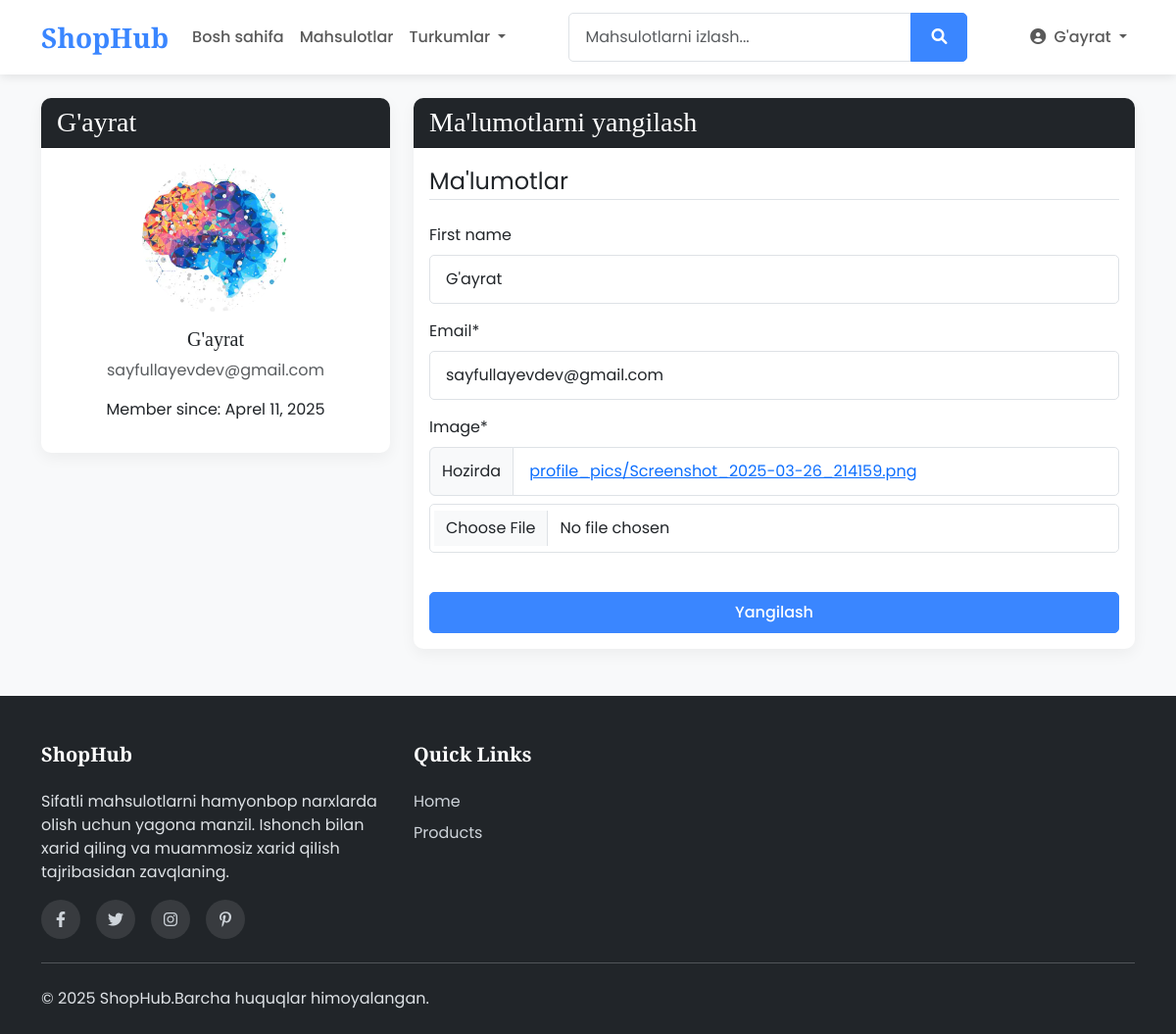
Page /profile/ (signed in) on the committed database.
### accounts/models.py (models this page shows, shortened)
class CustomUser(AbstractBaseUser, PermissionsMixin):
    email = models.EmailField(unique=True)
    first_name = models.CharField(max_length=30, blank=True)
    last_name = models.CharField(max_length=30, blank=True)
    is_active = models.BooleanField(default=True)
    is_staff = models.BooleanField(default=False)
    date_joined = models.DateTimeField(default=timezone.now)
    objects = CustomUserManager()
    USERNAME_FIELD = 'email'
    REQUIRED_FIELDS = []

### users/models.py (models this page shows, shortened)
class Profile(models.Model):
    user = models.OneToOneField(settings.AUTH_USER_MODEL, on_delete=models.CASCADE)
    image = models.ImageField(default='default.jpg', upload_to='profile_pics')
    class Meta:
        verbose_name = "Foydalanuvchilar"
        verbose_name_plural = "Foydalanuvchilar"

### users/views.py (the view)
# urls.py: path('profile/', user_views.profile, name='profile'),
@login_required
def profile(request):
    try:
        profile = request.user.profile
    except Profile.DoesNotExist:
        profile = Profile.objects.create(user=request.user)
    if request.method == 'POST':
        u_form = UserUpdateForm(request.POST, instance=request.user)
        p_form = ProfileUpdateForm(request.POST, request.FILES, instance=profile)
        if u_form.is_valid() and p_form.is_valid():
            u_form.save()
            p_form.save()
            messages.success(request, 'Profilingiz muvaffaqiyatli yangilandi!')
            return redirect('profile')
    else:
        u_form = UserUpdateForm(instance=request.user)
        p_form = ProfileUpdateForm(instance=profile)
    context = {
        'u_form': u_form,
        'p_form': p_form
    }
    return render(request, 'users/profile.html', context)

### users/forms.py
class UserUpdateForm(forms.ModelForm):
    email = forms.EmailField()
    class Meta:
        model = User
        fields = ['first_name', 'email']

class ProfileUpdateForm(forms.ModelForm):
    class Meta:
        model = Profile
        fields = ['image']

### templates/users/profile.html (shortened to what this page needs)
{% extends 'base.html' %}
{% load crispy_forms_tags %}
{% block content %}
    <div class="row">
        <div class="col-md-4 mb-4">
            <div class="card">
                <div class="card-header bg-dark text-white">
                    <h3 class="mb-0">{{ user.first_name }}</h3>
                </div>
                <div class="card-body text-center">
                    {% if user.profile.image %}
                    <img class="rounded-circle img-fluid mb-3" width="150" height="150" src="{{ user.profile.image.url }}" alt="{{ user.username }}">
                    {% else %}
                    <img class="rounded-circle img-fluid mb-3" width="150" height="150" src="../../media/profile_pics/user.png" alt="{{ user.username }}">
                    {% endif %}
                    <h5>{{ user.first_name }} {{ user.last_name }}</h5>
                    <p class="text-muted">{{ user.email }}</p>
                    <p>Member since: {{ user.date_joined|date:"F d, Y" }}</p>
                </div>
            </div>
        </div>
        <div class="col-md-8">
            <div class="card">
                <div class="card-header bg-dark text-white">
                    <h3 class="mb-0">Ma'lumotlarni yangilash</h3>
                </div>
                <div class="card-body">
                    <form method="POST" enctype="multipart/form-data">
                        <fieldset class="mb-4">
                            <legend class="border-bottom mb-4">Ma'lumotlar</legend>
                            {{ u_form|crispy }}
                            {{ p_form|crispy }}
                        </fieldset>
                        <div class="d-grid gap-2">
                            <button class="btn btn-primary" type="submit">Yangilash</button>
                        </div>
                    </form>
                </div>
            </div>
        </div>
    </div>
{% endblock %}

### templates/base.html (shortened to what this page needs)
<!DOCTYPE html>
<html lang="en">
<head>
    <link href="https://cdn.jsdelivr.net/npm/bootstrap@5.3.0-alpha1/dist/css/bootstrap.min.css" rel="stylesheet">
    <link rel="stylesheet" href="https://cdnjs.cloudflare.com/ajax/libs/font-awesome/6.0.0/css/all.min.css">
    <link href="https://unpkg.com/aos@2.3.1/dist/aos.css" rel="stylesheet">
</head>
<body>
    <nav class="navbar navbar-expand-lg navbar-light bg-white fixed-top">
        <div class="container">
            <a class="navbar-brand" href="{% url 'home' %}">ShopHub</a>
            <div class="collapse navbar-collapse" id="navbarNav">
                <ul class="navbar-nav me-auto">
                    <li class="nav-item">
                        <a class="nav-link" href="{% url 'home' %}">Bosh sahifa</a>
                    </li>
                    <li class="nav-item">
                        <a class="nav-link" href="{% url 'product_list' %}">Mahsulotlar</a>
                    </li>
                    <li class="nav-item dropdown">
                        <a class="nav-link dropdown-toggle" href="#" id="navbarDropdown" role="button" data-bs-toggle="dropdown">
                            Turkumlar
                        </a>
                    </li>
                </ul>
                <form class="d-flex mx-auto" action="{% url 'search_products' %}" method="get">
                    <div class="input-group">
                        <input class="form-control" type="search" name="q" placeholder="Mahsulotlarni izlash..." aria-label="Search">
                        <button class="btn btn-primary" type="submit">
                            <i class="fas fa-search"></i>
                        </button>
                    </div>
                </form>
                <ul class="navbar-nav ms-auto">
                    {% if user.is_authenticated %}
                        <li class="nav-item dropdown">
                            <a class="nav-link dropdown-toggle" href="#" id="userDropdown" role="button" data-bs-toggle="dropdown">
                                <i class="fas fa-user-circle me-1"></i> {{ user.first_name }}
                            </a>
                        </li>
                    {% endif %}
                </ul>
            </div>
        </div>
    </nav>
    <div class="content">
        <div class="container mt-4">
            {% block content %}{% endblock %}
        </div>
    </div>
    <footer class="mt-5">
        <div class="container">
            <div class="row">
                <div class="col-lg-4 col-md-6 mb-4 mb-md-0">
                    <h5 class="mb-4">ShopHub</h5>
                    <p class="mb-3">Sifatli mahsulotlarni hamyonbop narxlarda olish uchun yagona manzil. Ishonch bilan xarid qiling va muammosiz xarid qilish tajribasidan zavqlaning.</p>
                    <div class="social-icons">
                        <a href="#" title="Facebook"><i class="fab fa-facebook-f"></i></a>
                        <a href="#" title="Twitter"><i class="fab fa-twitter"></i></a>
                        <a href="#" title="Instagram"><i class="fab fa-instagram"></i></a>
                        <a href="#" title="Pinterest"><i class="fab fa-pinterest-p"></i></a>
                    </div>
                </div>
                <div class="col-lg-2 col-md-6 mb-4 mb-md-0">
                    <h5>Quick Links</h5>
                    <ul class="list-unstyled">
                        <li class="mb-2"><a href="{% url 'home' %}"></i>Home</a></li>
                        <li class="mb-2"><a href="{% url 'product_list' %}"></i>Products</a></li>
                    </ul>
                </div>
            </div>
            <hr class="my-4">
            <div class="row align-items-center">
                <div class="col-md-6 text-center text-md-start">
                    <p class="mb-0">&copy; {% now "Y" %} ShopHub.Barcha huquqlar himoyalangan.</p>
                </div>
            </div>
        </div>
    </footer>
</body>
</html>

### templates/base.html (style rules this page uses)
:root { --primary: #3a86ff; --primary-dark: #2667cc; --secondary: #ff006e; --dark: #212529; --light: #f8f9fa; --success: #4cc9a4; --warning: #ffbe0b; --danger: #ff5a5f; --gray-100: #f8f9fa; --gray-200: #e9ecef; --gray-300: #dee2e6; --gray-400: #ced4da; --gray-500: #adb5bd; --gray-600: #6c757d; --gray-700: #495057; --gray-800: #343a40; --gray-900: #212529; }
body { padding-top: 76px; min-height: 100vh; display: flex; flex-direction: column; font-family: 'Poppins', sans-serif; color: var(--gray-800); background-color: var(--gray-100); }
h1, h2, h3, h4, h5, .navbar-brand { font-family: 'Playfair Display', serif; }
.content { flex: 1; }
.navbar { box-shadow: 0 2px 10px rgba(0,0,0,0.1); padding: 0.75rem 1rem; }
.navbar-brand { font-weight: 700; font-size: 1.75rem; color: var(--primary); }
.nav-link { font-weight: 500; padding: 0.5rem 1rem; transition: all 0.3s ease; }
.btn { border-radius: 5px; padding: 0.5rem 1.25rem; font-weight: 500; transition: all 0.3s ease; }
.btn-primary { background-color: var(--primary); border-color: var(--primary); }
.card { border: none; border-radius: 10px; overflow: hidden; box-shadow: 0 5px 15px rgba(0,0,0,0.05); transition: transform 0.3s ease, box-shadow 0.3s ease; }
footer { margin-top: auto; background-color: var(--gray-900); color: var(--gray-300); padding: 3rem 0 1.5rem; }
footer h5 { color: white; font-weight: 600; margin-bottom: 1.5rem; }
footer a { color: var(--gray-400); text-decoration: none; transition: color 0.3s ease; }
.social-icons { display: flex; gap: 1rem; }
.social-icons a { display: flex; align-items: center; justify-content: center; width: 40px; height: 40px; border-radius: 50%; background-color: rgba(255,255,255,0.1); transition: all 0.3s ease; }
.form-control, .form-select { border-radius: 5px; padding: 0.75rem 1rem; border: 1px solid var(--gray-300); }

### rows in the picture
CustomUser: first_name "G'ayrat", profile.image (picture), email "sayfullayevdev@gmail.com", date_joined "Aprel 11, 2025"
